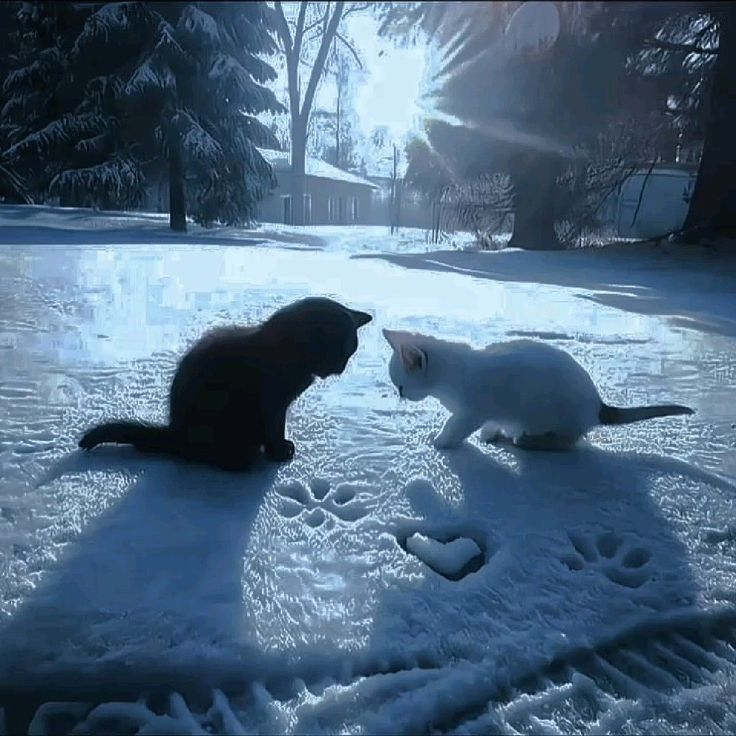
#> input picture images/cattos.jpg, 736 x 736 px, found by its file name; its folder holds 5 pictures in this run
$ python gradient.py
#> lines starting #> are read from the running program, lines starting #| are printed output that depends on the picture
### scripts/utils.py
import cv2 as cv
import os
from cv2.typing import MatLike

def read_image(path: str) -> MatLike:
#> called with path = 'cattos.jpg'
    image = os.path.join('images', path)
    img = cv.imread(image)
#> img is the input picture: shape (736, 736, 3); mean B, G, R 129.6, 105.7, 79.8

    if img is None:
        raise ValueError(f"Could not read image from {image} :c")
    return img

### scripts/gradient.py
import cv2 as cv
import matplotlib.pyplot as plt
import numpy as np
from utils import read_image

def gradient_image(image: str):
    img = read_image(image)
    img = cv.cvtColor(img, cv.COLOR_BGR2GRAY)
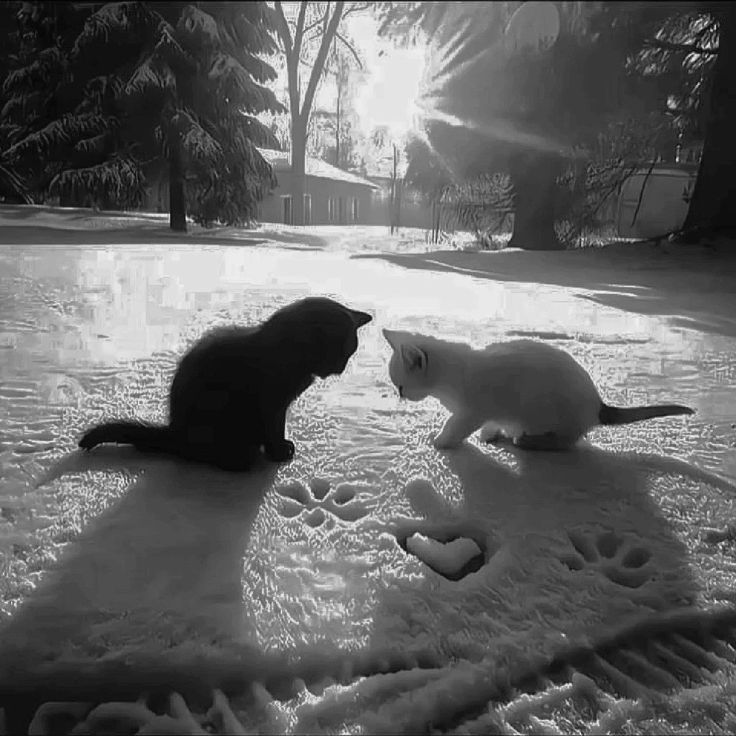
#> img: shape (736, 736); min 1, max 248, mean 100.7

    laplace = cv.Laplacian(img,cv.CV_64F,ksize=21)
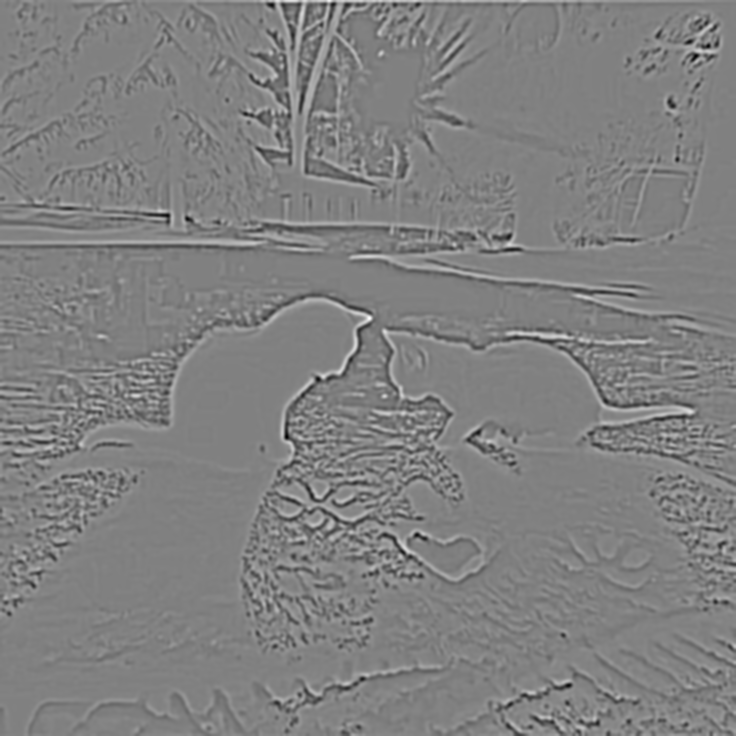
#> laplace: shape (736, 736) float64; min -4.43e+12, max 4.34e+12, mean 910298645; drawn with min black and max white

    kx,ky = cv.getDerivKernels(1,0,3)
    print(ky@kx.T)


    plt.figure()
    plt.subplot(221)
    plt.imshow(img, cmap='gray')

    plt.subplot(222)
    plt.imshow(laplace, cmap='gray')

    sobelX = cv.Sobel(img,cv.CV_64F,1,0,ksize=21)
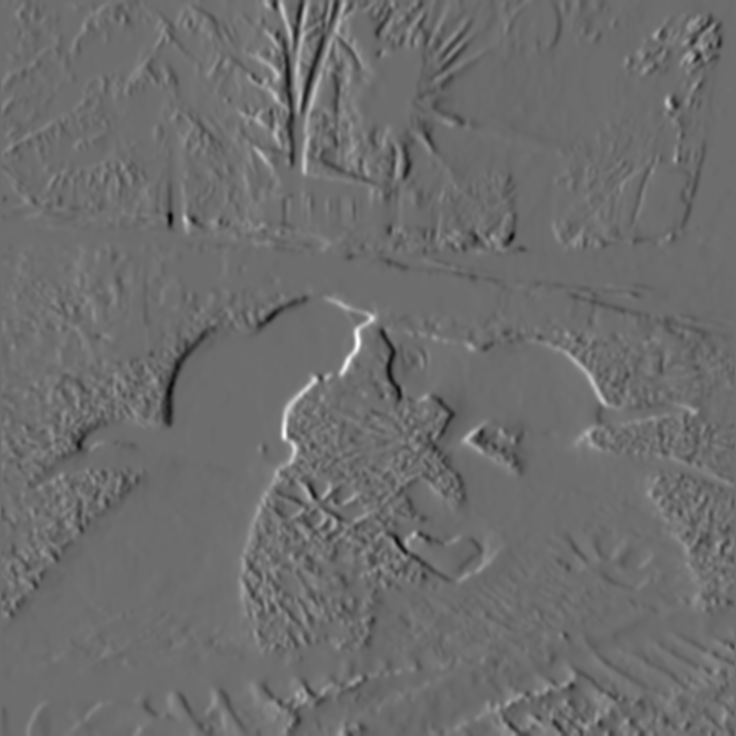
#> sobelX: shape (736, 736) float64; min -1.34e+13, max 1.77e+13, mean -9.1e+09; drawn with min black and max white
    sobelY = cv.Sobel(img,cv.CV_64F,0,1,ksize=21)
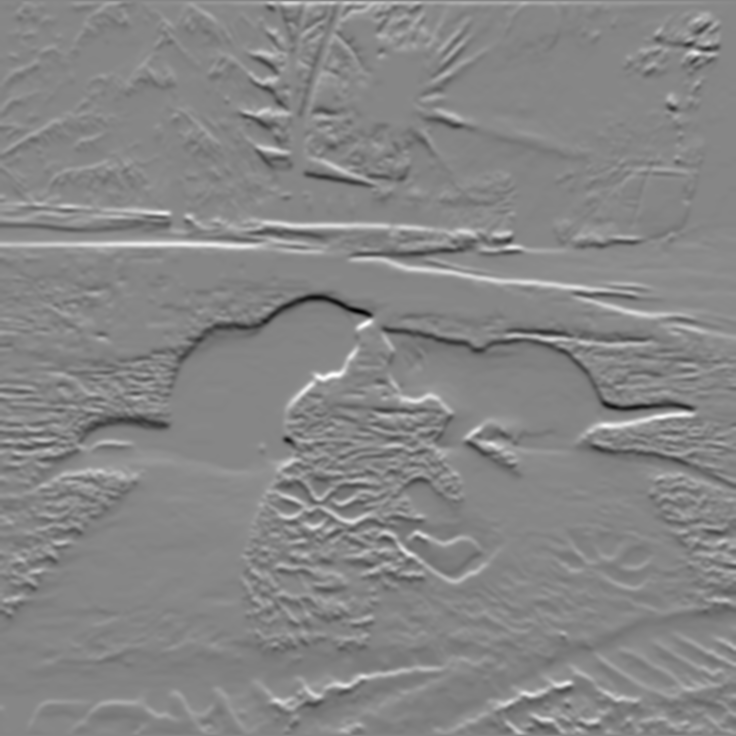
#> sobelY: shape (736, 736) float64; min -1.69e+13, max 1.52e+13, mean 3.93e+09; drawn with min black and max white

    plt.subplot(223)
    plt.imshow(sobelX, cmap='gray')
    plt.title('sobelX')

    plt.subplot(224)
    plt.imshow(sobelY, cmap='gray')
    plt.title('sobelY')

    plt.show()


if __name__ == "__main__":
    gradient_image('cattos.jpg')
